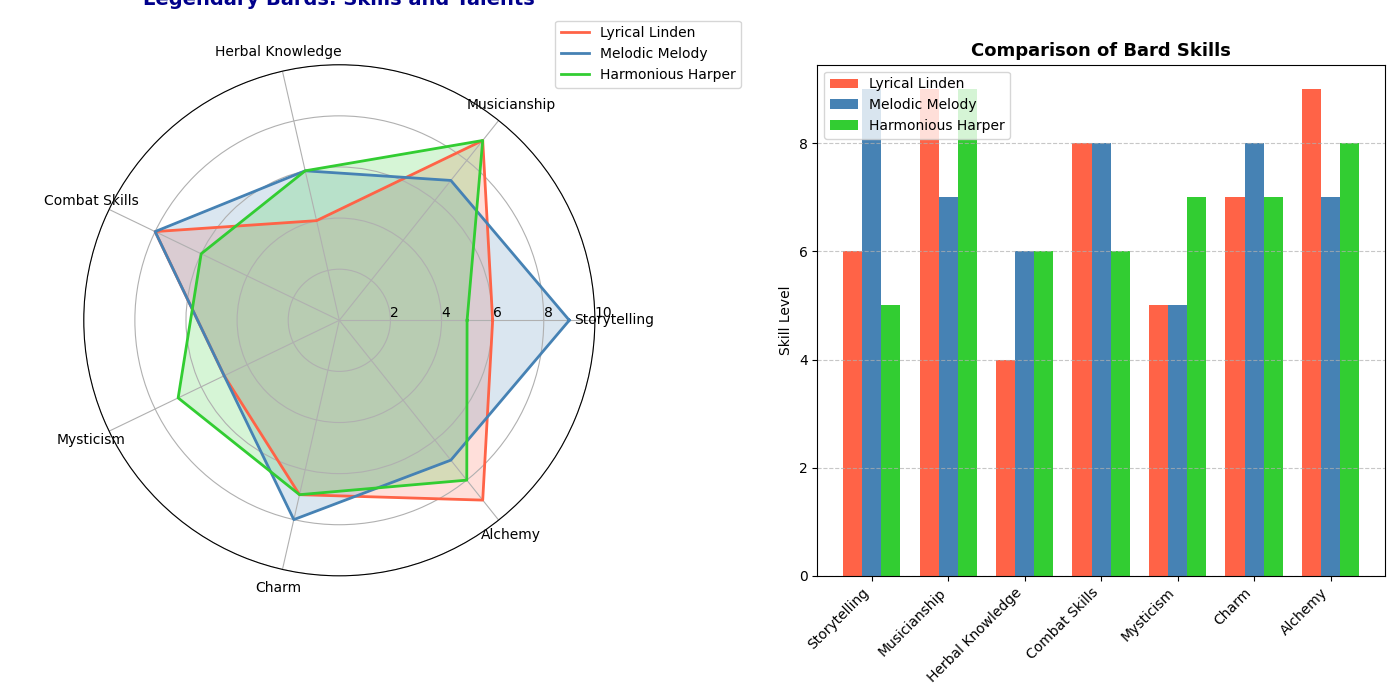

This chart was generated by the following Python code:
import numpy as np
import matplotlib.pyplot as plt
from math import pi

# Categories
categories = ['Storytelling', 'Musicianship', 'Herbal Knowledge', 'Combat Skills', 'Mysticism', 'Charm', 'Alchemy']

# Altered skills for three legendary bards
bard_1 = np.array([6, 9, 4, 8, 5, 7, 9])  # Altered values within original structure
bard_2 = np.array([9, 7, 6, 8, 5, 8, 7])  # Altered values
bard_3 = np.array([5, 9, 6, 6, 7, 7, 8])  # Altered values

# Combine data for easier handling
bards_data = [bard_1, bard_2, bard_3]
bards_names = ['Lyrical Linden', 'Melodic Melody', 'Harmonious Harper']

# Compute angles for each axis
num_vars = len(categories)
angles = np.linspace(0, 2 * np.pi, num_vars, endpoint=False).tolist()
angles += angles[:1]

# Color palette
colors = ['#FF6347', '#4682B4', '#32CD32']

# Function to create radar chart
def create_radar_chart(ax, data, categories, bards_names, color):
    for bard_data, bard_name, color in zip(data, bards_names, color):
        values = np.concatenate((bard_data, [bard_data[0]]))
        ax.plot(angles, values, linewidth=2, linestyle='solid', label=bard_name, color=color)
        ax.fill(angles, values, color=color, alpha=0.2)

    ax.set_xticks(angles[:-1])
    ax.set_xticklabels(categories, color='black', size=10)

    ax.set_rlabel_position(0)
    plt.yticks([2, 4, 6, 8, 10], ["2", "4", "6", "8", "10"], color='grey', size=7)
    ax.set_ylim(0, 10)

# Create figure and subplots
fig, (ax1, ax2) = plt.subplots(1, 2, figsize=(14, 7), subplot_kw=dict(polar=True))

# Radar chart
create_radar_chart(ax1, bards_data, categories, bards_names, colors)
ax1.set_title('Legendary Bards: Skills and Talents', size=14, color='darkblue', y=1.1, fontweight='bold')
ax1.legend(loc='upper right', bbox_to_anchor=(1.3, 1.1))

# Bar chart
ax2.remove()
ax2 = fig.add_subplot(1, 2, 2)
x = np.arange(num_vars)
width = 0.25

ax2.bar(x - width, bard_1, width, color=colors[0], label=bards_names[0])
ax2.bar(x, bard_2, width, color=colors[1], label=bards_names[1])
ax2.bar(x + width, bard_3, width, color=colors[2], label=bards_names[2])

ax2.set_ylabel('Skill Level')
ax2.set_title('Comparison of Bard Skills', fontsize=13, fontweight='bold')
ax2.set_xticks(x)
ax2.set_xticklabels(categories, rotation=45, ha="right", fontsize=10)
ax2.legend(loc='upper left')
ax2.grid(axis='y', linestyle='--', alpha=0.7)

# Adjust layout
plt.tight_layout()
plt.show()
